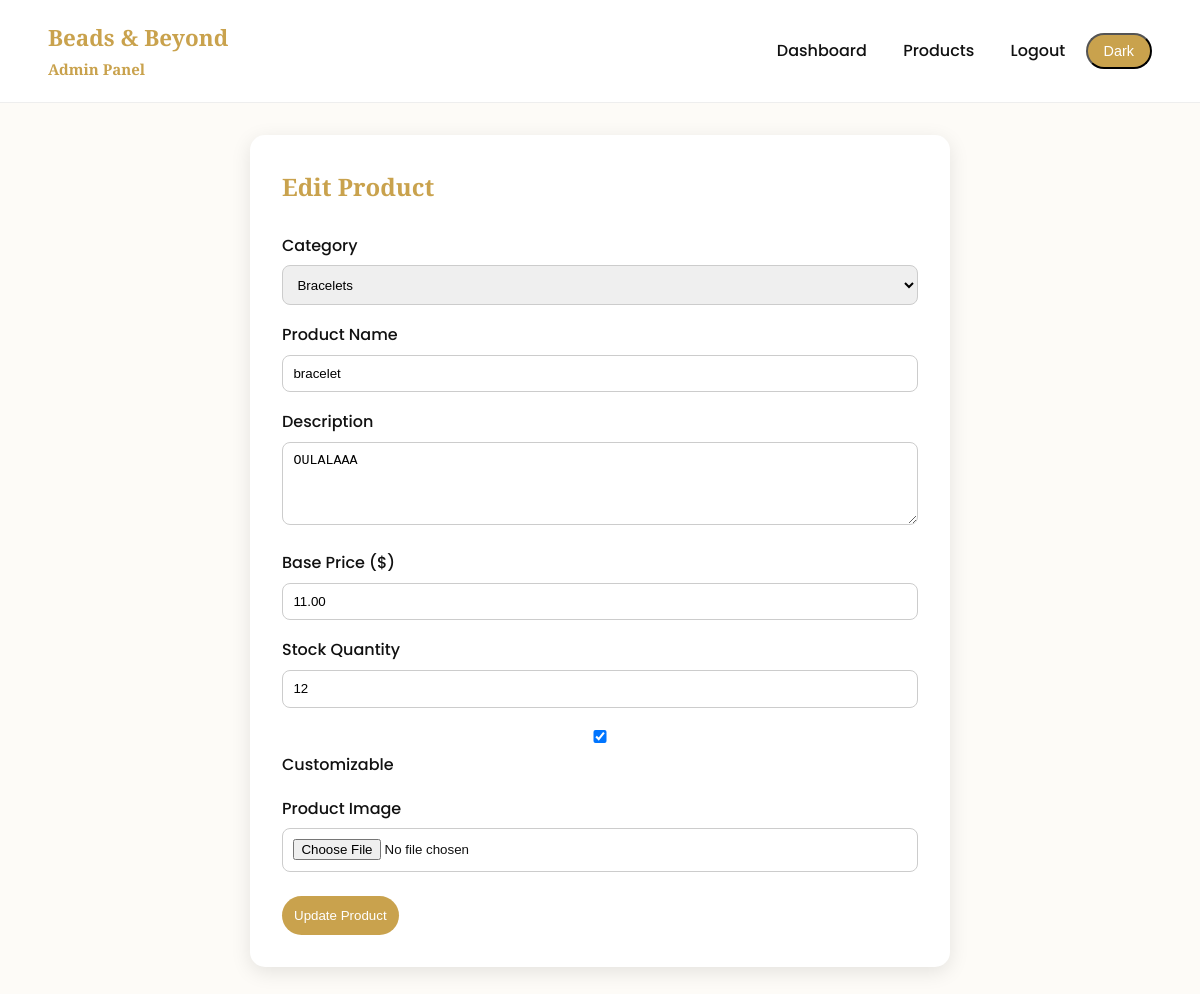
The app's page /admin/edit_product.php?id=26 (signed in) with its own data.
### tables this page shows
CREATE TABLE `products` (
  `product_id` int NOT NULL,
  `category_id` int NOT NULL,
  `name` varchar(100) NOT NULL,
  `description` text,
  `base_price` decimal(10,2) NOT NULL,
  `image` varchar(255) DEFAULT NULL,
  `is_customizable` tinyint(1) DEFAULT '1',
  `created_at` timestamp NOT NULL DEFAULT CURRENT_TIMESTAMP,
  `updated_at` timestamp NOT NULL DEFAULT CURRENT_TIMESTAMP ON UPDATE CURRENT_TIMESTAMP,
  `stock_quantity` int DEFAULT '0'
);

CREATE TABLE `categories` (
  `category_id` int NOT NULL,
  `name` varchar(50) NOT NULL
);

### admin/edit_product.php (the view, shortened to what this page needs)
<?php
require '../php/db.php';
$product_id = $_GET['id'];
$categories = $pdo->query("SELECT * FROM categories ORDER BY name")->fetchAll();
$stmt = $pdo->prepare("SELECT * FROM products WHERE product_id = ?");
$stmt->execute([$product_id]);
$product = $stmt->fetch();
?>
<!DOCTYPE html>
<html lang="en">
<head>
    <link rel="stylesheet" href="../css/style.css">
</head>
<body>
<header class="main-header">
    <div class="logo">
        Beads & Beyond
        <h6>Admin Panel</h6>
    </div>
    <nav class="main-nav">
        <a href="admin.php">Dashboard</a>
        <a href="admin_product.php">Products</a>
        <a href="../php/logout.php">Logout</a>
        <button id="darkToggle" class="btn-small">
             Dark
        </button>
    </nav>
</header>
<main class="form-card">
    <h2>Edit Product</h2>
    <form method="POST" enctype="multipart/form-data">
        <label>Category</label>
        <select name="category_id" required>
            <?php foreach ($categories as $cat): ?>
                <option value="<?= $cat['category_id'] ?>" <?= $cat['category_id'] == $product['category_id'] ? 'selected' : '' ?>>
                    <?= htmlspecialchars($cat['name']) ?>
                </option>
            <?php endforeach; ?>
        </select>
        <label>Product Name</label>
        <input type="text" name="name" value="<?= htmlspecialchars($product['name']) ?>" required>
        <label>Description</label>
        <textarea name="description" rows="4" required><?= htmlspecialchars($product['description']) ?></textarea>
        <label>Base Price ($)</label>
        <input type="number" step="0.01" name="base_price" value="<?= $product['base_price'] ?>" required>
        <label>Stock Quantity</label>
        <input type="number" name="stock_quantity" value="<?= $product['stock_quantity'] ?>" required>
        <label>
            <input type="checkbox" name="is_customizable" <?= $product['is_customizable'] ? 'checked' : '' ?>>
            Customizable
        </label>
        <label>Product Image</label>
        <input type="file" name="image" accept="image/*">
        <button type="submit">Update Product</button>
    </form>
</main>
</body>
</html>

### css/style.css (style rules this page uses)
:root { --gold: #c9a24d; --dark-gold: #a8842b; --light-gold: #f4e8c1; --black: #111111; --white: #ffffff; --light-bg: #fdfbf7; --gray: #777; }
* { margin: 0; padding: 0; box-sizing: border-box; }
body { font-family: 'Poppins', sans-serif; background: var(--light-bg); color: var(--black); line-height: 1.7; }
a { text-decoration: none; color: inherit; }
h1, h2, h3 { font-family: 'Playfair Display', serif; }
.main-header { display: flex; justify-content: space-between; align-items: center; padding: 1.2rem 3rem; background: var(--white); border-bottom: 1px solid #eee; }
.logo { font-family: 'Playfair Display', serif; font-size: 1.4rem; font-weight: 700; color: var(--gold); }
nav a { margin: 0 1rem; font-weight: 500; position: relative; }
nav a::after { content: ""; position: absolute; left: 0; bottom: -5px; width: 0; height: 2px; background: var(--gold); transition: 0.3s; }
.btn-small { padding: 0.5rem 1rem; font-size: 0.9rem; border-radius: 20px; background: var(--gold); color: var(--white); transition: 0.3s; display: inline-block; }
.form-card { max-width: 700px; padding: 2rem; border-radius: 15px; box-shadow: 0 5px 20px rgba(0,0,0,0.1); background: #fff; margin: 2rem auto; }
.form-card h2 { color: var(--gold); margin-bottom: 1.5rem; }
.form-card label { display: block; margin-top: 1rem; font-weight: 500; }
.form-card input, .form-card select, .form-card textarea { width: 100%; padding: 0.65rem; border-radius: 8px; border: 1px solid #ccc; margin-top: 0.4rem; }
.form-card button { margin-top: 1.5rem; padding: 0.75rem; background: var(--gold); border: none; border-radius: 25px; color: #fff; font-weight: 500; cursor: pointer; }

### records on screen
products: category_id "Bracelets", name "bracelet", description "OULALAAA", base_price "11.00", stock_quantity "12", is_customizable "☑"
